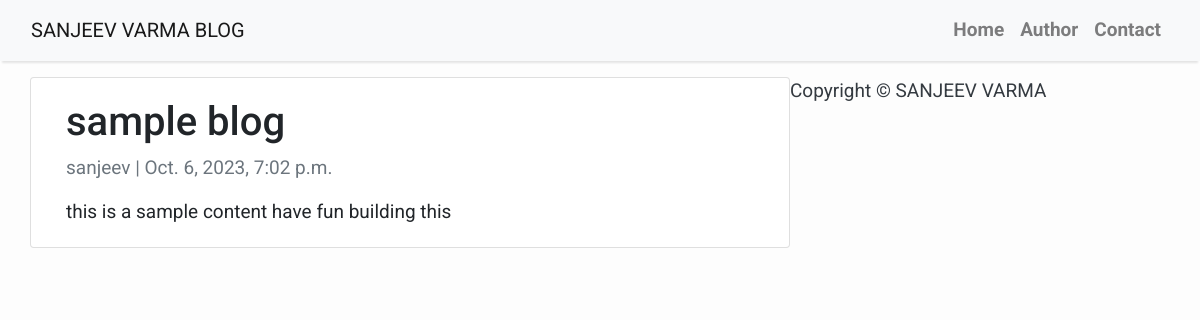
/sample-slug/, run on an earlier commit of the app's database.
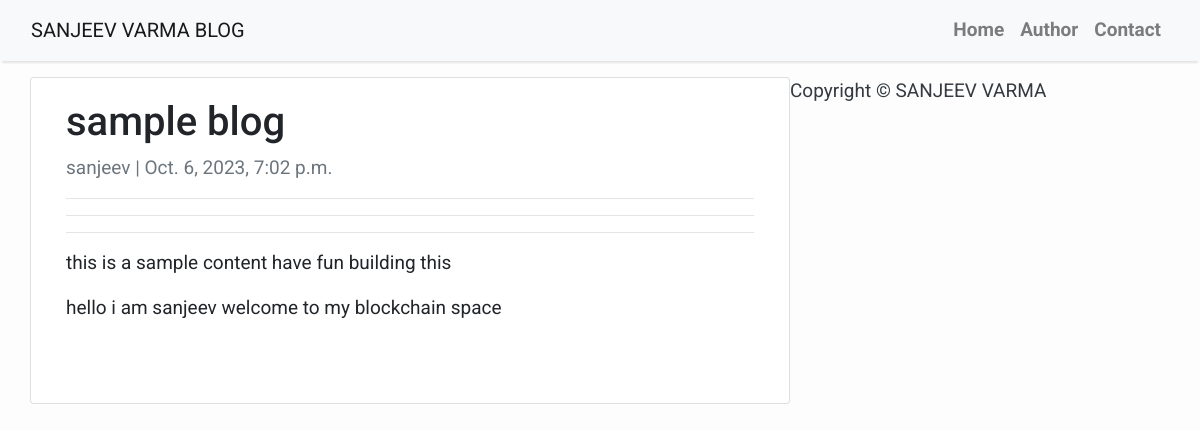
And on a later commit of the database.
### blog/models.py (models this page shows, shortened)
class Post(models.Model):
    title = models.CharField(max_length=100, unique=True)
    slug = models.SlugField(max_length=100, unique=True)
    author = models.ForeignKey(User, on_delete=models.CASCADE,related_name='blog_posts')
    updated_on  = models.DateTimeField(auto_now = True)
    content = RichTextField(blank=True, null=True)
    created_on = models.DateTimeField(auto_now_add=True)
    status = models.IntegerField(choices=STATUS, default=0)
    class Meta:
        ordering = ['-created_on']

### blog/views.py (the view)
# urls.py: path('<slug:slug>/', views.PostDetail.as_view(), name='post_detail'),
class PostDetail(generic.DetailView):
    model = Post
    template_name = 'post_detail.html'

### blog/templates/post_detail.html
{%extends 'base.html' %} {% block content %}
<div class="container">
    <div class="row">
        <div class="col-md-8 card mb-4  mt-3 left  top">
            <div class="card-body">
                <h1>{%block title%} {{object.title}} {%endblock title%}</h1>
                <p class=" text-muted">{{ post.author }} | {{ post.created_on }}</p>
                <p class="card-text ">{{ object.content | safe }}</p>
    </div>
</div>
{% endblock content %}

### blog/templates/base.html (shortened to what this page needs)
<!DOCTYPE html>
<html lang="en">
<head>
    <link rel="stylesheet" href="https://maxcdn.bootstrapcdn.com/bootstrap/4.0.0/css/bootstrap.min.css"
 />
    </head>
    <body>
               <nav class="navbar navbar-expand-lg navbar-light bg-light shadow" id="mainNav">
                <div class="container-fluid">
                    <a class="navbar-brand" href="{% url 'home' %}">SANJEEV VARMA BLOG</a>
                    <div class="collapse navbar-collapse" id="navbarResponsive">
                        <ul class="navbar-nav ml-auto">
                            <li class="nav-item text-black">
                                <a class="nav-link text-black font-weight-bold" href="#">Home</a>
                            </li>
                            <li class="nav-item text-black">
                                <a class="nav-link text-black font-weight-bold" href="#">Author</a>
                            </li>
                            <li class="nav-item text-black">
                                <a class="nav-link text-black font-weight-bold" href="#">Contact</a>
                            </li>
                        </ul>
                    </div>
                </div>
            </nav>
            {% block content %}
            {% endblock content %}
            <footer class="py-3 bg-grey">
                <p class="m-0 text-dark text-center ">Copyright &copy; SANJEEV VARMA</p>
            </footer>
    </body>
</html>

### blog/templates/base.html (style rules this page uses)
body { font-family: "Roboto",sans-serif ; font-size: 19px; background-color: #fdfdfd; }
.shadow { box-shadow: 0 4px 2px -2px rgba(0, 0, 0, 0.1); }

What changed in the data, as far as the page shows it:
changed Post "sample blog": content "this is a sample content have fun building this" → "this is a sample content have fun building this hello i am sanjeev welcome to my blockchain space"
